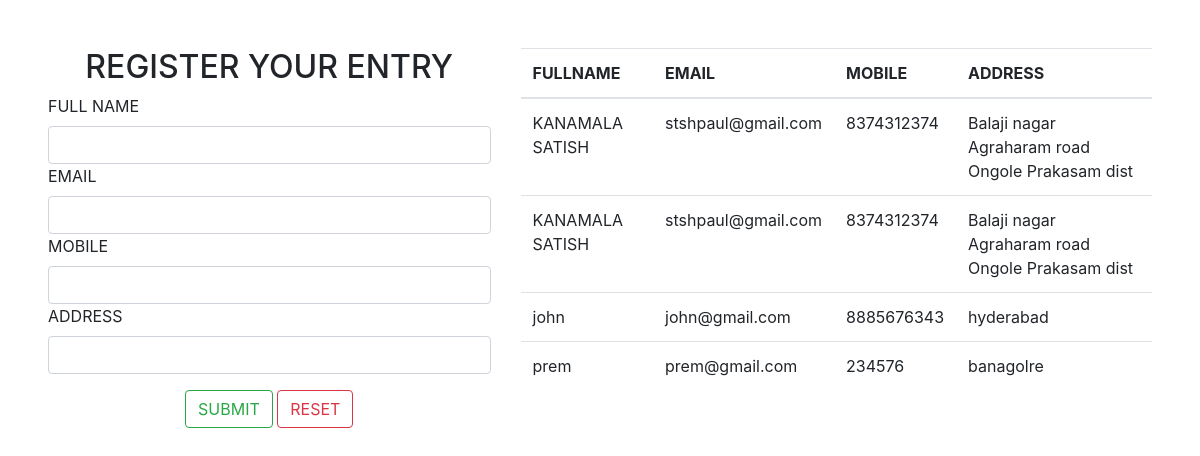
Screenshot of /register with the database file from the repository.
### RegisterApp/models.py (models this page shows)
class RegisterDB(models.Model):
    fullname = models.CharField(max_length=200)
    email = models.EmailField()
    mobile = models.IntegerField()
    address = models.TextField()

### RegisterApp/views.py (the view, shortened to what this page needs)
# urls.py: path("register", views.register),
def register(request):
    if request.method == 'GET':
        fetchedData = RegisterDB.objects.all()
        return render(request, 'index.html', {'data': fetchedData})

### templates/index.html (shortened to what this page needs)
<!DOCTYPE html>
<html>
<head>
    <link rel="stylesheet" href="https://stackpath.bootstrapcdn.com/bootstrap/4.5.2/css/bootstrap.min.css" />
</head>
<body>
    <div class="container-fluid p-5 ">
        <div class="row">
            <div class="col-5">
                <h2 class="text-center">REGISTER YOUR ENTRY</h1>
                <form method="POST" p="3">
                    <label>FULL NAME</label>
                    <input type="text" class="form-control" name="name"/>
                    <label>EMAIL</label>
                    <input type="email" class="form-control" name="email"/>
                    <label>MOBILE</label>
                    <input type="number" class="form-control" name="mobile" />
                    <label>ADDRESS</label>
                    <input type="text" cols=5 class="form-control" name="address"/>
                    <div class="mt-3 text-center">
                        <input type='submit' value="SUBMIT" class="btn btn-outline-success" />
                        <input type='reset' value="RESET" class="btn btn-outline-danger"/>
                    </div>
                </form>
            </div>
            <div class="col-7" >
                <table class= "table table-boarderd">
                    <thead>
                        <tr>
                            <th>FULLNAME</th>
                            <th>EMAIL</th>
                            <th>MOBILE</th>
                            <th>ADDRESS</th>
                        </tr>
                    </thead>
                    <tbody>
                        {% for i in data %}
                        <tr>
                        <td>{{i.fullname}}</td>
                        <td>{{i.email}}</td>
                        <td>{{i.mobile}}</td>
                        <td>{{i.address}}</td>
                        </tr>
                        {% endfor %}
                    </tbody>
                </table>
            </div>
        </div>
    </div>
</body>
</html>

### rows the page displays
RegisterDB: fullname "KANAMALA SATISH", email "stshpaul@gmail.com", mobile "8374312374", address "Balaji nagar Agraharam road Ongole Prakasam dist"
RegisterDB: fullname "KANAMALA SATISH", email "stshpaul@gmail.com", mobile "8374312374", address "Balaji nagar Agraharam road Ongole Prakasam dist"
RegisterDB: fullname "john", email "john@gmail.com", mobile "8885676343", address "hyderabad"
RegisterDB: fullname "prem", email "prem@gmail.com", mobile "234576", address "banagolre"
